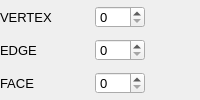
	<widget class="QWidget" name="panelIndices">
	  <property name="sizePolicy">
	    <sizepolicy hsizetype="Expanding" vsizetype="Fixed">
	      <horstretch>0</horstretch>
	      <verstretch>0</verstretch>
	    </sizepolicy>
	  </property>
	  <property name="visible">
	    <bool>false</bool>
	  </property>

	  <layout class="QGridLayout" name="panelIndicesGridLayout">
	    <property name="leftMargin">
	      <number>0</number>
	    </property>
	    <property name="topMargin">
	      <number>0</number>
	    </property>
	    <property name="rightMargin">
	      <number>0</number>
	    </property>
	    <property name="bottomMargin">
	      <number>0</number>
	    </property>
	    <property name="spacing">
	      <number>5</number>
	    </property>

	    <item row="0" column="0" colspan="2">
	      <widget class="QLabel" name="labelSelectedVertexIndex">
		<property name="sizePolicy">
		  <sizepolicy hsizetype="Expanding" vsizetype="Fixed">
		    <horstretch>1</horstretch>
		    <verstretch>0</verstretch>
		  </sizepolicy>
		</property>
		<property name="minimumSize">
		  <size>
		    <width>50</width>
		    <height>22</height>
		  </size>
		</property>
		<property name="maximumSize">
		  <size>
		    <width>10000</width>
		    <height>22</height>
		  </size>
		</property>
		<property name="alignment">
		  <set>Qt::AlignLeft|Qt::AlignVCenter</set>
		</property>
		<property name="margin">
		  <number>5</number>
		</property>
		<property name="text">
		  <string>VERTEX</string>
		</property>
		<property name="font">
		  <font>
		    <pointsize>10</pointsize>
		  </font>
		</property>
	      </widget> <!-- "labelPanelSelectionWidth" -->
	    </item>

	    <item row="0" column="2">
	      <widget class="QSpinBox" name="spinSelectedVertexIndex">
		<property name="sizePolicy">
		  <sizepolicy hsizetype="Expanding" vsizetype="Fixed">
		    <horstretch>1</horstretch>
		    <verstretch>0</verstretch>
		  </sizepolicy>
		</property>
		<property name="minimumSize">
		  <size>
		    <width>50</width>
		    <height>22</height>
		  </size>
		</property>
		<property name="maximumSize">
		  <size>
		    <width>10000</width>
		    <height>22</height>
		  </size>
		</property>
		<property name="minimum">
		  <number>0</number>
		</property>
		<property name="value">
		  <number>0</number>
		</property>
		<property name="font">
		  <font>
		    <pointsize>10</pointsize>
		  </font>
		</property>
	      </widget>
	    </item>

	    <item row="0" column="3">
	      <widget class="QLabel" name="labelSelectedVertexColor">
		<property name="sizePolicy">
		  <sizepolicy hsizetype="Expanding" vsizetype="Fixed">
		    <horstretch>1</horstretch>
		    <verstretch>0</verstretch>
		  </sizepolicy>
		</property>
		<property name="minimumSize">
		  <size>
		    <width>50</width>
		    <height>22</height>
		  </size>
		</property>
		<property name="maximumSize">
		  <size>
		    <width>10000</width>
		    <height>22</height>
		  </size>
		</property>
		<property name="margin">
		  <number>5</number>
		</property>
	      </widget> <!-- "labelSelectedVertexColor" -->
	    </item>

	    <item row="1" column="0" colspan="2">
	      <widget class="QLabel" name="labelSelectedEdgeIndex">
		<property name="sizePolicy">
		  <sizepolicy hsizetype="Expanding" vsizetype="Fixed">
		    <horstretch>1</horstretch>
		    <verstretch>0</verstretch>
		  </sizepolicy>
		</property>
		<property name="minimumSize">
		  <size>
		    <width>50</width>
		    <height>22</height>
		  </size>
		</property>
		<property name="maximumSize">
		  <size>
		    <width>10000</width>
		    <height>22</height>
		  </size>
		</property>
		<property name="alignment">
		  <set>Qt::AlignLeft|Qt::AlignVCenter</set>
		</property>
		<property name="margin">
		  <number>5</number>
		</property>
		<property name="text">
		  <string>EDGE</string>
		</property>
		<property name="font">
		  <font>
		    <pointsize>10</pointsize>
		  </font>
		</property>
	      </widget> <!-- "labelPanelSelectionWidth" -->
	    </item>

	    <item row="1" column="2">
	      <widget class="QSpinBox" name="spinSelectedEdgeIndex">
		<property name="sizePolicy">
		  <sizepolicy hsizetype="Expanding" vsizetype="Fixed">
		    <horstretch>1</horstretch>
		    <verstretch>0</verstretch>
		  </sizepolicy>
		</property>
		<property name="minimumSize">
		  <size>
		    <width>50</width>
		    <height>22</height>
		  </size>
		</property>
		<property name="maximumSize">
		  <size>
		    <width>10000</width>
		    <height>22</height>
		  </size>
		</property>
		<property name="minimum">
		  <number>0</number>
		</property>
		<property name="value">
		  <number>0</number>
		</property>
		<property name="font">
		  <font>
		    <pointsize>10</pointsize>
		  </font>
		</property>
	      </widget>
	    </item>

	    <item row="1" column="3">
	      <widget class="QLabel" name="labelSelectedEdgeColor">
		<property name="sizePolicy">
		  <sizepolicy hsizetype="Expanding" vsizetype="Fixed">
		    <horstretch>1</horstretch>
		    <verstretch>0</verstretch>
		  </sizepolicy>
		</property>
		<property name="minimumSize">
		  <size>
		    <width>50</width>
		    <height>22</height>
		  </size>
		</property>
		<property name="maximumSize">
		  <size>
		    <width>10000</width>
		    <height>22</height>
		  </size>
		</property>
		<property name="margin">
		  <number>5</number>
		</property>
	      </widget> <!-- "labelSelectedEdgeColor" -->
	    </item>

	    <item row="2" column="0" colspan="2">
	      <widget class="QLabel" name="labelSelectedFaceIndex">
		<property name="sizePolicy">
		  <sizepolicy hsizetype="Expanding" vsizetype="Fixed">
		    <horstretch>1</horstretch>
		    <verstretch>0</verstretch>
		  </sizepolicy>
		</property>
		<property name="minimumSize">
		  <size>
		    <width>50</width>
		    <height>22</height>
		  </size>
		</property>
		<property name="maximumSize">
		  <size>
		    <width>10000</width>
		    <height>22</height>
		  </size>
		</property>
		<property name="alignment">
		  <set>Qt::AlignLeft|Qt::AlignVCenter</set>
		</property>
		<property name="margin">
		  <number>5</number>
		</property>
		<property name="text">
		  <string>FACE</string>
		</property>
		<property name="font">
		  <font>
		    <pointsize>10</pointsize>
		  </font>
		</property>
	      </widget> <!-- "labelPanelSelectionWidth" -->
	    </item>

	    <item row="2" column="2">
	      <widget class="QSpinBox" name="spinSelectedFaceIndex">
		<property name="sizePolicy">
		  <sizepolicy hsizetype="Expanding" vsizetype="Fixed">
		    <horstretch>1</horstretch>
		    <verstretch>0</verstretch>
		  </sizepolicy>
		</property>
		<property name="minimumSize">
		  <size>
		    <width>50</width>
		    <height>22</height>
		  </size>
		</property>
		<property name="maximumSize">
		  <size>
		    <width>10000</width>
		    <height>22</height>
		  </size>
		</property>
		<property name="minimum">
		  <number>0</number>
		</property>
		<property name="value">
		  <number>0</number>
		</property>
		<property name="font">
		  <font>
		    <pointsize>10</pointsize>
		  </font>
		</property>
	      </widget>
	    </item>

	    <item row="2" column="3">
	      <widget class="QLabel" name="labelSelectedFaceColor">
		<property name="sizePolicy">
		  <sizepolicy hsizetype="Expanding" vsizetype="Fixed">
		    <horstretch>1</horstretch>
		    <verstretch>0</verstretch>
		  </sizepolicy>
		</property>
		<property name="minimumSize">
		  <size>
		    <width>50</width>
		    <height>22</height>
		  </size>
		</property>
		<property name="maximumSize">
		  <size>
		    <width>10000</width>
		    <height>22</height>
		  </size>
		</property>
		<property name="margin">
		  <number>5</number>
		</property>
	      </widget> <!-- "labelSelectedFaceColor" -->
	    </item>
	    
	  </layout> <!-- "panelIndicesGridLayout" -->
	</widget>
